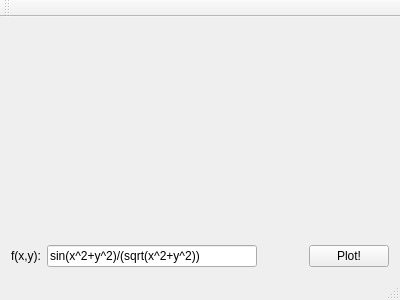
<?xml version="1.0" encoding="UTF-8"?>
<ui version="4.0">
 <class>MainWindow</class>
 <widget class="QMainWindow" name="MainWindow">
  <property name="geometry">
   <rect>
    <x>0</x>
    <y>0</y>
    <width>400</width>
    <height>300</height>
   </rect>
  </property>
  <property name="windowTitle">
   <string>MainWindow</string>
  </property>
  <widget class="QWidget" name="centralWidget">
   <layout class="QGridLayout" name="gridLayout">
    <item row="0" column="0" colspan="3">
     <widget class="QWidget" name="widget" native="true"/>
    </item>
    <item row="1" column="2">
     <widget class="QPushButton" name="pushButton">
      <property name="text">
       <string>Plot!</string>
      </property>
     </widget>
    </item>
    <item row="1" column="0">
     <layout class="QHBoxLayout" name="horizontalLayout">
      <item>
       <widget class="QLabel" name="label">
        <property name="text">
         <string>f(x,y):</string>
        </property>
       </widget>
      </item>
      <item>
       <widget class="QLineEdit" name="lineEdit">
        <property name="text">
         <string>sin(x^2+y^2)/(sqrt(x^2+y^2))</string>
        </property>
       </widget>
      </item>
     </layout>
    </item>
    <item row="1" column="1">
     <spacer name="horizontalSpacer">
      <property name="orientation">
       <enum>Qt::Horizontal</enum>
      </property>
      <property name="sizeType">
       <enum>QSizePolicy::Preferred</enum>
      </property>
      <property name="sizeHint" stdset="0">
       <size>
        <width>40</width>
        <height>20</height>
       </size>
      </property>
     </spacer>
    </item>
   </layout>
  </widget>
  <widget class="QMenuBar" name="menuBar">
   <property name="geometry">
    <rect>
     <x>0</x>
     <y>0</y>
     <width>400</width>
     <height>23</height>
    </rect>
   </property>
  </widget>
  <widget class="QToolBar" name="mainToolBar">
   <attribute name="toolBarArea">
    <enum>TopToolBarArea</enum>
   </attribute>
   <attribute name="toolBarBreak">
    <bool>false</bool>
   </attribute>
  </widget>
  <widget class="QStatusBar" name="statusBar"/>
 </widget>
 <layoutdefault spacing="6" margin="11"/>
 <resources/>
 <connections/>
</ui>
